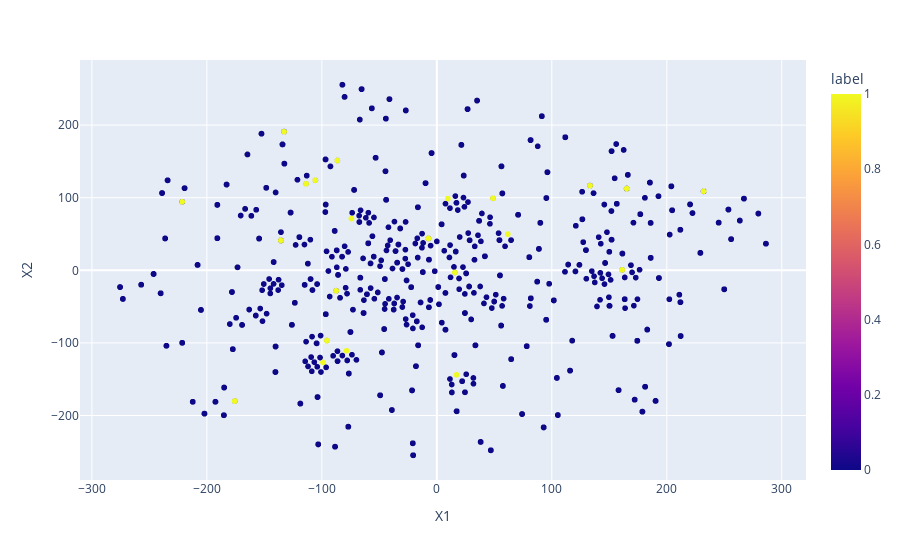

Notebook code cell kept with this figure:
### Code cell
# Take a look where is the truth label
df_tsne['label'] = y_truth
fig = px.scatter(df_tsne,'X1','X2', hover_name = 'stock_code', color = 'label')
fig.show()

### Figure 1 — Plotly figure (JSON) as saved in the notebook; plotly's stock layout.template omitted (floating-point values rounded to 4 significant figures; data arrays with more than 128 entries replaced by an {"elided": "..."} marker saying what was removed)
{"data": [{"hovertemplate": "<b>%{hovertext}</b><br><br>X1=%{x}<br>X2=%{y}<br>label=%{marker.color}<extra></extra>", "hovertext": {"elided": "2020 str values"}, "legendgroup": "", "marker": {"color": {"elided": "2020 int values"}, "coloraxis": "coloraxis", "symbol": "circle"}, "mode": "markers", "name": "", "showlegend": false, "type": "scattergl", "x": {"elided": "2020 float values"}, "xaxis": "x", "y": {"elided": "2020 float values"}, "yaxis": "y"}], "layout": {"coloraxis": {"colorbar": {"title": {"text": "label"}}, "colorscale": [[0, "#0d0887"], [0.1111, "#46039f"], [0.2222, "#7201a8"], [0.3333, "#9c179e"], [0.4444, "#bd3786"], [0.5556, "#d8576b"], [0.6667, "#ed7953"], [0.7778, "#fb9f3a"], [0.8889, "#fdca26"], [1, "#f0f921"]]}, "legend": {"tracegroupgap": 0}, "margin": {"t": 60}, "xaxis": {"anchor": "y", "domain": [0, 1], "title": {"text": "X1"}}, "yaxis": {"anchor": "x", "domain": [0, 1], "title": {"text": "X2"}}}}
